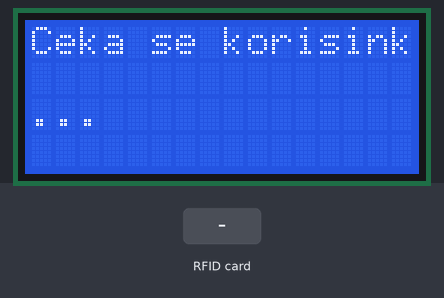
A sketch run on a simulated Arduino Uno, built with avr-gcc and run on an emulated ATmega328P. On the bench: 16×4 character LCD. The inputs (shaded band) are chosen by the test bench. What the sketch prints to the serial monitor is not drawn.

Above: at 1.3 s.
1.4 s: RFID card 5E 7A 19 C4 held to the reader
At 2.7 s:
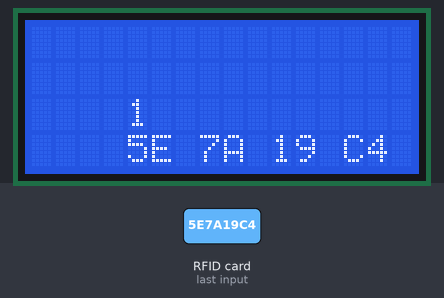
Timing chart, 0 to 4.4 s (numbered marks = the images above; inputs shaded):
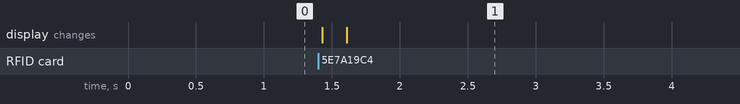

The sketch:

LCD_I2C+RFID.ino
```cpp
#include <Arduino.h>
#include <EEPROM.h>
#include <SPI.h>
#include <MFRC522.h>
#include "LiquidCrystal_I2C.h"
#include "Wire.h"
typedef struct korsnik_st{
  char ime[15+1];
  char prezime[15+1];
  char pristupi[15+1];
  byte uid[10];
}Korisnik;
//-----------------------------------------------------
MFRC522 mfrc522(10, 9);
MFRC522::MIFARE_Key key;
//-----------------------------------------------------
int readBlock(int blockNumber, byte arrayAddress[])
{
  int largestModulo4Number=blockNumber/4*4;
  int trailerBlock=largestModulo4Number+3;//determine trailer block for the sector
  byte status = mfrc522.PCD_Authenticate(MFRC522::PICC_CMD_MF_AUTH_KEY_A, trailerBlock, &key, &(mfrc522.uid));
  //blockAddr is the number of the block from 0 to 15.
  if (status != MFRC522::STATUS_OK) {
         Serial.print("PCD_Authenticate() failed (read): ");
         Serial.println(mfrc522.GetStatusCodeName(status));
         return 3;//return "3" as error message
  }
  byte buffersize = 18;
  status = mfrc522.MIFARE_Read(blockNumber, arrayAddress, &buffersize);
  if (status != MFRC522::STATUS_OK) {
          Serial.print("MIFARE_read() failed: ");
          Serial.println(mfrc522.GetStatusCodeName(status));
          return 4;//return "4" as error message
  }
  Serial.println("block was read");
}

int writeBlock(int blockNumber, byte arrayAddress[])
{
  int largestModulo4Number=blockNumber/4*4;
  int trailerBlock=largestModulo4Number+3;
  if (blockNumber > 2 && (blockNumber+1)%4 == 0){Serial.print(blockNumber);Serial.println(" is a trailer block:");return 2;}
  Serial.print(blockNumber);
  Serial.println(" is a data block:");
  byte status = mfrc522.PCD_Authenticate(MFRC522::PICC_CMD_MF_AUTH_KEY_A, trailerBlock, &key, &(mfrc522.uid));
  if (status != MFRC522::STATUS_OK) {
         Serial.print("PCD_Authenticate() failed: ");
         Serial.println(mfrc522.GetStatusCodeName(status));
         return 3;//return "3" as error message
  }
  status = mfrc522.MIFARE_Write(blockNumber, arrayAddress, 16);//valueBlockA is the block number, MIFARE_Write(block number (0-15), byte array containing 16 values, number of bytes in block (=16))
  if (status != MFRC522::STATUS_OK) {
           Serial.print("MIFARE_Write() failed: ");
           Serial.println(mfrc522.GetStatusCodeName(status));
           return 4;//return "4" as error message
  }
  Serial.println("block was written");
}

LiquidCrystal_I2C lcd(0x3F, 16, 4);

void ocistiDisplej(){
  lcd.setCursor(0,0);
  for(int i=0;i<20;i++)lcd.print(" ");
  lcd.setCursor(0,1);
  for(int i=0;i<20;i++)lcd.print(" ");
  lcd.setCursor(0,2);
  for(int i=0;i<20;i++)lcd.print(" ");
  lcd.setCursor(0,3);
  for(int i=0;i<20;i++)lcd.print(" ");
}
//koristi promeniljiva odradjeno i funkcija pisanjePodatakaPICC se koriste za pisanje podatak na PICC
int odradjeno=0;
void pisanjePodatakaPICC(){
  char vrednost[16]= "";
  strcpy(vrednost, "nekoime");
  writeBlock(4, vrednost);
  strcpy(vrednost, "nekoprezime");
  writeBlock(5, vrednost);
  strcpy(vrednost, "nekibrojpristupa");
  writeBlock(6, vrednost);
}

void setup() {
  Serial.begin(9600);
  SPI.begin();
  mfrc522.PCD_Init();
  lcd.begin();
  lcd.backlight();
  for (byte i = 0; i < 6; i++) {
       key.keyByte[i] = 0xFF;
  }
  lcd.setCursor(0,0);
  lcd.print("Ceka se korisink... ");
}

void loop() {
  if (!mfrc522.PICC_IsNewCardPresent()){
    return;
  }
  ocistiDisplej();
  lcd.setCursor(0,0);
  lcd.print("Ceka se korisnik...");
  if (!mfrc522.PICC_ReadCardSerial()){
    return;
  }
  ocistiDisplej();
  Korisnik temp;
  readBlock(4,temp.ime);
  readBlock(5,temp.prezime);
  readBlock(6,temp.pristupi);
  for(int i=0;i<mfrc522.uid.size;i++)temp.uid[i]=mfrc522.uid.uidByte[i];
  lcd.print(temp.ime);
  lcd.setCursor(0,1);
  lcd.print(temp.prezime);
  lcd.setCursor(0,2);
  int pristupi = atoi(temp.pristupi);
  if(pristupi<150)pristupi++;
  lcd.print(pristupi);
  if(pristupi==150)lcd.print(" LIMIT");
  lcd.setCursor(0,3);
  for(int i=0;i<mfrc522.uid.size;i++){
    lcd.print(temp.uid[i], HEX);
    lcd.print(" ");
  }
  sprintf(temp.pristupi, "%d", pristupi);
  writeBlock(6, temp.pristupi);
  mfrc522.PICC_HaltA();
  mfrc522.PCD_StopCrypto1();
}
```

Measured:
- after the input at 1.4 s, the display: first changes at once (image 1 shows a later state)
